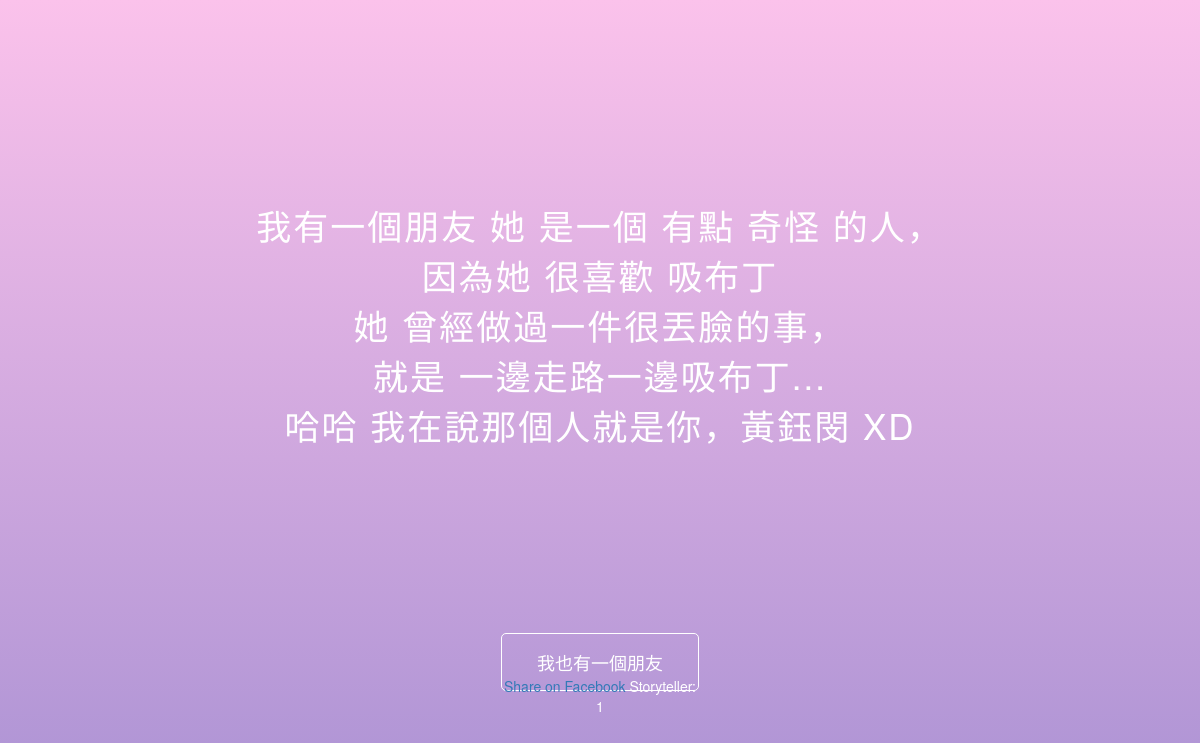
Before: /story/1/ with the older database file.
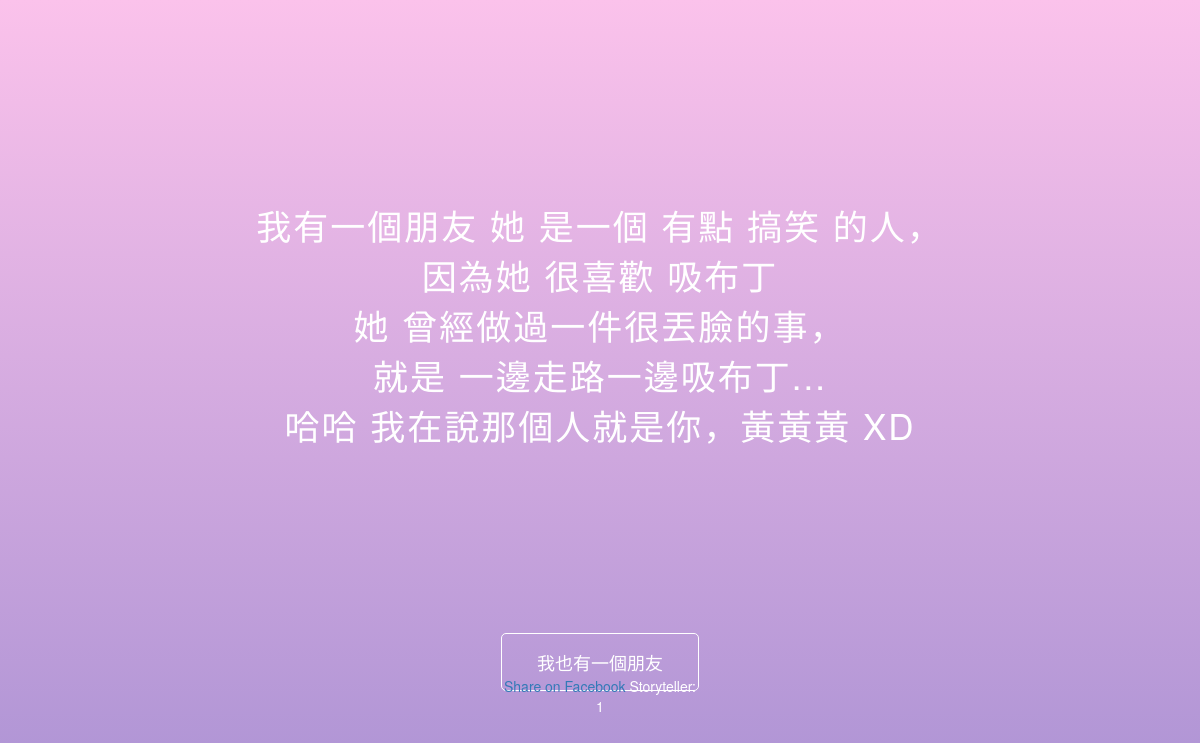
After: the same page with the newer database file.
### story/models.py (models this page shows, shortened)
class Story(models.Model):
    author = models.ForeignKey(User, related_name='storys')
    sb_thing = models.CharField(max_length=30,null=True)
    sb_story = models.CharField(max_length=30,null=True)
    sb_name = models.CharField(max_length=30,null=True)
    SB_GENDER = (
        ('他','他'),
        ('她','她'),
    )
    sb_gender = models.CharField(max_length = 100,null=True,choices = SB_GENDER)
    SB_ADV = (
        ('有點','有點'),
        ('非常','非常'),
        ('蠻','蠻'),
        ('超級','超級'),
        ('史上無敵','史上無敵'),
    )
    sb_adv = models.CharField(max_length = 100,null=True,choices = SB_ADV)
    SB_ADJ = (
        ('奇怪','奇怪'),
        ('白目','白目'),
        ('有病','有病'),
        ('自戀','自戀'),
        ('搞笑','搞笑'),
    )
    sb_adj = models.CharField(max_length = 100,null=True,choices = SB_ADJ)
    SB_ABOUT = (
        ('很喜歡','很喜歡'),
        ('不喜歡','不喜歡'),
        ('不吃','不吃'),
        ('討厭','討厭'),
        ('怕','怕'),
        ('常常','常常'),
    )
    sb_about = models.CharField(max_length = 100,null=True,choices = SB_ABOUT)
    WHO = (
        ('我們','我們'),
        ('他','他'),
        ('她','她'),
    )
    who = models.CharField(max_length = 100,null=True,choices = WHO)
    STH_ADJ = (
        ('扯','扯'),
        ('蠢','蠢'),
        ('有趣','有趣'),
        ('好笑','好笑'),
        ('丟臉','丟臉'),
        ('瘋狂','瘋狂'),
        ('誇張','誇張'),
        ('無聊','無聊'),
        ('幼稚','幼稚'),
        ('難忘','難忘'),
        ('開心','開心'),
    )
    sth_adj = models.CharField(max_length = 100,null=True,choices = STH_ADJ)
    ITJCTS = (
        ('哎','哎'),
        ('哈哈','哈哈'),
        ('呵呵','呵呵'),
        ('顆顆','顆顆'),
    )
    itjcts = models.CharField(max_length = 100,null=True,choices = ITJCTS)
    MARK = (
        ('~','~'),
        ('!','!'),
        ('XD','XD'),
        ('>///<','>///<'),
        ('^^','^^'),
        (':)',':)'),
        ('。','。'),
    )
    mark = models.CharField(max_length = 100,null=True,choices = MARK)
    created_date = models.DateTimeField(
            default=timezone.now)
    published_date = models.DateTimeField(
            blank=True, null=True)

### story/views.py (the view)
# urls.py: url(r'^story/(?P<pk>[0-9]+)/$', views.story_detail, name='story_detail'),
def story_detail(request, pk):
    story = get_object_or_404(Story, pk=pk)
    return render(request, 'story/story_detail.html', {'story': story})

### story/templates/story/story_detail.html (shortened to what this page needs)
<!DOCTYPE html>
{% load staticfiles %}
<html>
    <head>
        <link rel="stylesheet" href="https://unpkg.com/element-ui/lib/theme-chalk/index.css">
        <link rel="stylesheet" href="{% static 'css/story.css' %}">
        <link rel="stylesheet" href="//maxcdn.bootstrapcdn.com/bootstrap/3.2.0/css/bootstrap.min.css">
        <link rel="stylesheet" href="//maxcdn.bootstrapcdn.com/bootstrap/3.2.0/css/bootstrap-theme.min.css">
    </head>
	  <body style="background-image: linear-gradient(to top, #a18cd1 0%, #fbc2eb 100%);">
        <div class="story_content">
          <p>
          我有一個朋友
          {{ story.sb_gender }} 是一個 {{ story.sb_adv }} {{ story.sb_adj }} 的人，
          <br>
          因為{{ story.sb_gender }} {{ story.sb_about }} {{ story.sb_thing }}
          <br>
          {{ story.who }} 曾經做過一件很{{ story.sth_adj }}的事，
          <br>
          就是 {{ story.sb_story }}...
          <br>
          {{ story.itjcts }} 我在說那個人就是你，{{ story.sb_name }} {{ story.mark }}
          </p>
          <div class="buttom">
            {% if user.is_authenticated %}
            <a href="{% url 'story_list' %}" class="write_button">返回</a>
            {% else %}
            <a href="{% url 'story_new' %}" class="write_button">我也有一個朋友</a>
            {% endif %}
            <br>
            <a href="https://www.facebook.com/sharer/sharer.php?u={{ request.build_absolute_url }}">
              Share on Facebook
            </a>
            <span>Storyteller: {{ story.author.id }}</span>
          </div>
        </div>
	  </body>
</html>

### story/static/css/story.css (style rules this page uses)
.story_content p { text-align: center; font-size: 35px; margin-top: 200px; color: #fff; letter-spacing: 2px; }
.buttom { margin: 200px 500px; text-align: center; color: #fff; }
.write_button { padding: 15px 35px; border: 1px solid #fff; border-radius: 5px; background: transparent; font-size: 18px; color: #fff; }

Changed rows visible on the page:
changed Story "有點": sb_adj "奇怪" → "搞笑"; sb_name "黃鈺閔" → "黃黃黃"
